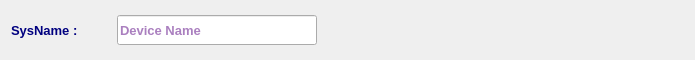
<?xml version="1.0" encoding="UTF-8"?>
<ui version="4.0">
 <class>SysnameWidget</class>
 <widget class="QWidget" name="SysnameWidget">
  <property name="geometry">
   <rect>
    <x>0</x>
    <y>0</y>
    <width>695</width>
    <height>60</height>
   </rect>
  </property>
  <property name="sizePolicy">
   <sizepolicy hsizetype="Preferred" vsizetype="Fixed">
    <horstretch>0</horstretch>
    <verstretch>0</verstretch>
   </sizepolicy>
  </property>
  <property name="minimumSize">
   <size>
    <width>0</width>
    <height>60</height>
   </size>
  </property>
  <property name="maximumSize">
   <size>
    <width>16777215</width>
    <height>60</height>
   </size>
  </property>
  <property name="font">
   <font>
    <family>Tahoma</family>
    <pointsize>10</pointsize>
   </font>
  </property>
  <property name="windowTitle">
   <string>Form</string>
  </property>
  <property name="styleSheet">
   <string notr="true"/>
  </property>
  <layout class="QVBoxLayout" name="verticalLayout">
   <item>
    <layout class="QHBoxLayout" name="horizontalLayout">
     <item>
      <widget class="QLabel" name="sysnameLbl">
       <property name="minimumSize">
        <size>
         <width>100</width>
         <height>30</height>
        </size>
       </property>
       <property name="maximumSize">
        <size>
         <width>120</width>
         <height>30</height>
        </size>
       </property>
       <property name="font">
        <font>
         <family>Tahoma</family>
         <pointsize>10</pointsize>
         <weight>75</weight>
         <bold>true</bold>
        </font>
       </property>
       <property name="styleSheet">
        <string notr="true">color: rgb(0, 0, 127);</string>
       </property>
       <property name="text">
        <string>SysName : </string>
       </property>
      </widget>
     </item>
     <item>
      <widget class="QLineEdit" name="sysnameLE">
       <property name="sizePolicy">
        <sizepolicy hsizetype="Expanding" vsizetype="Preferred">
         <horstretch>0</horstretch>
         <verstretch>0</verstretch>
        </sizepolicy>
       </property>
       <property name="minimumSize">
        <size>
         <width>200</width>
         <height>30</height>
        </size>
       </property>
       <property name="maximumSize">
        <size>
         <width>200</width>
         <height>30</height>
        </size>
       </property>
       <property name="font">
        <font>
         <family>Tahoma</family>
         <pointsize>10</pointsize>
         <weight>75</weight>
         <bold>true</bold>
        </font>
       </property>
       <property name="styleSheet">
        <string notr="true">color: rgb(85, 0, 127);</string>
       </property>
       <property name="placeholderText">
        <string>Device Name</string>
       </property>
      </widget>
     </item>
     <item>
      <spacer name="horizontalSpacer">
       <property name="orientation">
        <enum>Qt::Horizontal</enum>
       </property>
       <property name="sizeHint" stdset="0">
        <size>
         <width>40</width>
         <height>20</height>
        </size>
       </property>
      </spacer>
     </item>
    </layout>
   </item>
  </layout>
 </widget>
 <resources/>
 <connections/>
</ui>
